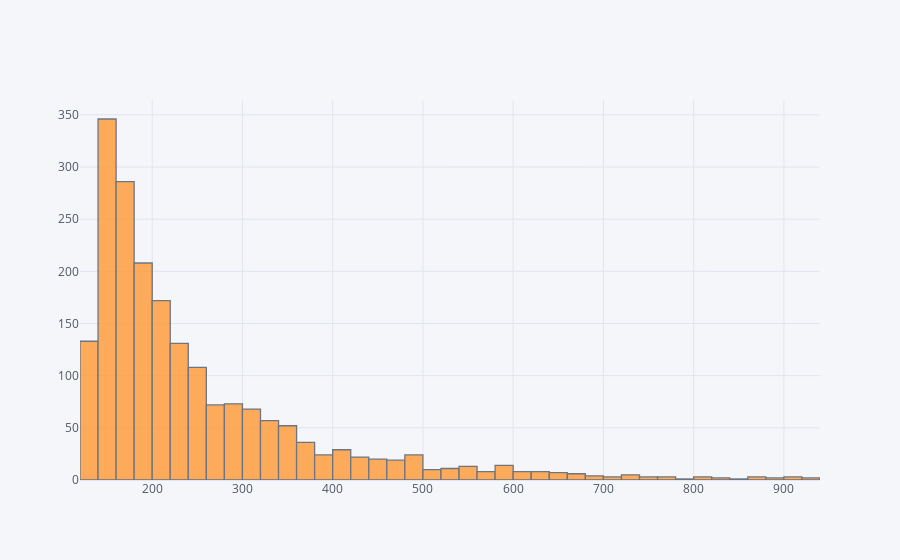

Source (notebook cell):
### Markdown cell above
## Histogram

### Code cell
data['Shipping Cost'].iplot(kind='hist')

### Figure 1 — Plotly figure (JSON) as saved in the notebook; plotly's stock layout.template omitted (floating-point values rounded to 4 significant figures; data arrays with more than 128 entries replaced by an {"elided": "..."} marker saying what was removed)
{"data": [{"histfunc": "count", "histnorm": "", "marker": {"color": "rgba(255, 153, 51, 1.0)", "line": {"color": "#4D5663", "width": 1.3}}, "name": "Shipping Cost", "opacity": 0.8, "orientation": "v", "type": "histogram", "x": {"elided": "2000 float values"}}], "layout": {"barmode": "overlay", "legend": {"bgcolor": "#F5F6F9", "font": {"color": "#4D5663"}}, "paper_bgcolor": "#F5F6F9", "plot_bgcolor": "#F5F6F9", "title": {"font": {"color": "#4D5663"}}, "xaxis": {"gridcolor": "#E1E5ED", "showgrid": true, "tickfont": {"color": "#4D5663"}, "title": {"font": {"color": "#4D5663"}, "text": ""}, "zerolinecolor": "#E1E5ED"}, "yaxis": {"gridcolor": "#E1E5ED", "showgrid": true, "tickfont": {"color": "#4D5663"}, "title": {"font": {"color": "#4D5663"}, "text": ""}, "zerolinecolor": "#E1E5ED"}}}
